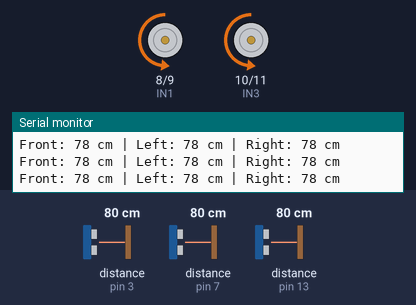
This sketch was run on a simulated Arduino Uno, built with avr-gcc and run on an emulated ATmega328P. Parts: motor-driver pin pairs drawn as motors (green arrow = first pin HIGH = forward, orange = second pin HIGH = backward, longer = more drive, scaled by the enable pin), the last lines printed to the serial monitor. Wiring (inferred from the names in the program): 3 × ultrasonic range finder: trigger pin 2, echo pin 3 / trigger pin 4, echo pin 7 / trigger pin 12, echo pin 13. The test bench sets the inputs (shaded band); at power-on: distance to the obstacle (sensors on pin 7, pin 13, pin 3) 80 cm. The echo pulse lasts 58.3 µs per cm.

Above: at 2.2 s.
2.3 s: distance to the obstacle (sensor on pin 7) set to 27 cm
5.3 s: distance to the obstacle (sensor on pin 7) set to 23 cm
At 5.91 s:
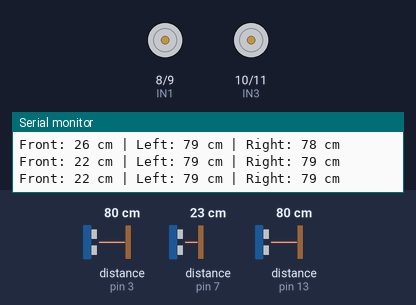
At 6.65 s:
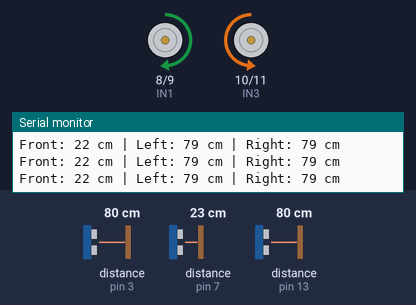
8.3 s: distance to the obstacle (sensor on pin 13) set to 76 cm
14.3 s: distance to the obstacle (sensor on pin 7) set to 35 cm
17.3 s: distance to the obstacle (sensor on pin 7) set to 2 cm
At 17.64 s:
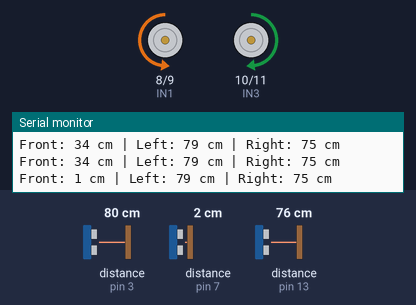
Timing chart, 0 to 21.3 s (numbered marks = the images above; inputs shaded):
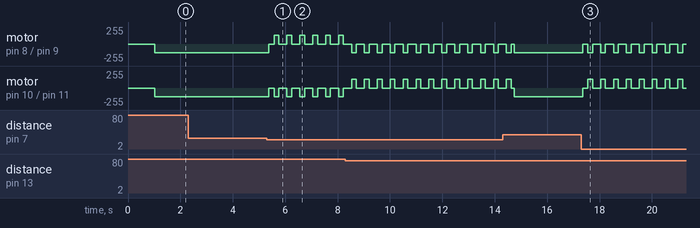

Measured:
- the behaviour switches between 25 and 24 cm on distance to the obstacle (sensor on pin 7) (found by bisection; images 0 and 1)
- after the input at 5.3 s, motor on pin 8 (IN1) / pin 9 (IN2): backward 130/255 → stopped after 0.08 s, then repeats every 0.49 s: forward 130/255 0.18 s, stopped 0.31 s; motor on pin 10 (IN3) / pin 11 (IN4): backward 130/255 → stopped after 0.08 s, then repeats every 0.49 s: backward 130/255 0.18 s, stopped 0.31 s
- after the input at 17.3 s, motor on pin 8 (IN1) / pin 9 (IN2): backward 130/255 → stopped after 0.05 s, then repeats every 0.49 s: backward 130/255 0.18 s, stopped 0.31 s; motor on pin 10 (IN3) / pin 11 (IN4): backward 130/255 → stopped after 0.05 s, then repeats every 0.49 s: forward 130/255 0.18 s, stopped 0.31 s

The sketch:

obstacle_avoidance_rover.ino
```cpp
// =====================================
// OBSTACLE AVOIDANCE ROVER
// Arduino UNO + L298N
// 2 DC Motors + 3 HC-SR04
// =====================================


// ---------- Ultrasonic Sensors ----------

// Front sensor
#define FRONT_TRIG 4
#define FRONT_ECHO 7

// Left sensor
#define LEFT_TRIG 2
#define LEFT_ECHO 3

// Right sensor
#define RIGHT_TRIG 12
#define RIGHT_ECHO 13


// ---------- L298N Motor Driver ----------

#define ENA 5
#define IN1 8
#define IN2 9

#define IN3 10
#define IN4 11
#define ENB 6


// ---------- Motor Speed ----------

int motorSpeed = 130;


// =====================================
// SETUP
// =====================================

void setup()
{
  // Ultrasonic sensor pins
  pinMode(FRONT_TRIG, OUTPUT);
  pinMode(FRONT_ECHO, INPUT);

  pinMode(LEFT_TRIG, OUTPUT);
  pinMode(LEFT_ECHO, INPUT);

  pinMode(RIGHT_TRIG, OUTPUT);
  pinMode(RIGHT_ECHO, INPUT);


  // L298N motor pins
  pinMode(ENA, OUTPUT);
  pinMode(IN1, OUTPUT);
  pinMode(IN2, OUTPUT);

  pinMode(IN3, OUTPUT);
  pinMode(IN4, OUTPUT);
  pinMode(ENB, OUTPUT);


  // Serial Monitor
  Serial.begin(9600);


  // Keep motors stopped initially
  stopMotors();

  delay(1000);
}


// =====================================
// MAIN LOOP
// =====================================

void loop()
{
  // Read all three ultrasonic sensors
  int frontDistance = getDistance(FRONT_TRIG, FRONT_ECHO);
  int leftDistance = getDistance(LEFT_TRIG, LEFT_ECHO);
  int rightDistance = getDistance(RIGHT_TRIG, RIGHT_ECHO);


  // Display distances in Serial Monitor

  Serial.print("Front: ");
  Serial.print(frontDistance);
  Serial.print(" cm");

  Serial.print(" | Left: ");
  Serial.print(leftDistance);
  Serial.print(" cm");

  Serial.print(" | Right: ");
  Serial.print(rightDistance);
  Serial.println(" cm");


  // =================================
  // NO OBSTACLE IN FRONT
  // =================================

  if (frontDistance > 23)
  {
    moveForward();
  }


  // =================================
  // OBSTACLE DETECTED
  // =================================

  else
  {
    // Stop first
    stopMotors();

    delay(200);


    // =================================
    // CHECK LEFT AND RIGHT
    // =================================

    if (leftDistance > rightDistance)
    {
      // More free space on LEFT
      turnLeft();

      delay(180);
    }
    else
    {
      // More free space on RIGHT
      turnRight();

      delay(180);
    }


    // Stop after turning
    stopMotors();

    delay(100);
  }
}


// =====================================
// ULTRASONIC DISTANCE FUNCTION
// =====================================

int getDistance(int trigPin, int echoPin)
{
  long duration;
  int distance;


  // Make sure trigger is LOW
  digitalWrite(trigPin, LOW);
  delayMicroseconds(2);


  // Send ultrasonic pulse
  digitalWrite(trigPin, HIGH);
  delayMicroseconds(10);
  digitalWrite(trigPin, LOW);


  // Read echo
  duration = pulseIn(echoPin, HIGH, 30000);


  // If no echo is received
  if (duration == 0)
  {
    return 400;
  }


  // Calculate distance in cm
  distance = duration * 0.034 / 2;


  return distance;
}


// =====================================
// MOVE FORWARD
// =====================================

void moveForward()
{
  // LEFT MOTOR FORWARD
  digitalWrite(IN1, LOW);
  digitalWrite(IN2, HIGH);


  // RIGHT MOTOR FORWARD
  digitalWrite(IN3, LOW);
  digitalWrite(IN4, HIGH);


  // Motor speed
  analogWrite(ENA, motorSpeed);
  analogWrite(ENB, motorSpeed);
}


// =====================================
// MOVE BACKWARD
// =====================================

void moveBackward()
{
  // LEFT MOTOR BACKWARD
  digitalWrite(IN1, HIGH);
  digitalWrite(IN2, LOW);


  // RIGHT MOTOR BACKWARD
  digitalWrite(IN3, HIGH);
  digitalWrite(IN4, LOW);


  // Motor speed
  analogWrite(ENA, motorSpeed);
  analogWrite(ENB, motorSpeed);
}


// =====================================
// TURN LEFT
// =====================================

void turnLeft()
{
  // LEFT MOTOR FORWARD
  digitalWrite(IN1, LOW);
  digitalWrite(IN2, HIGH);


  // RIGHT MOTOR BACKWARD
  digitalWrite(IN3, HIGH);
  digitalWrite(IN4, LOW);


  // Motor speed
  analogWrite(ENA, motorSpeed);
  analogWrite(ENB, motorSpeed);
}


// =====================================
// TURN RIGHT
// =====================================

void turnRight()
{
  // LEFT MOTOR BACKWARD
  digitalWrite(IN1, HIGH);
  digitalWrite(IN2, LOW);


  // RIGHT MOTOR FORWARD
  digitalWrite(IN3, LOW);
  digitalWrite(IN4, HIGH);


  // Motor speed
  analogWrite(ENA, motorSpeed);
  analogWrite(ENB, motorSpeed);
}


// =====================================
// STOP MOTORS
// =====================================

void stopMotors()
{
  digitalWrite(IN1, LOW);
  digitalWrite(IN2, LOW);

  digitalWrite(IN3, LOW);
  digitalWrite(IN4, LOW);


  analogWrite(ENA, 0);
  analogWrite(ENB, 0);
}
```
